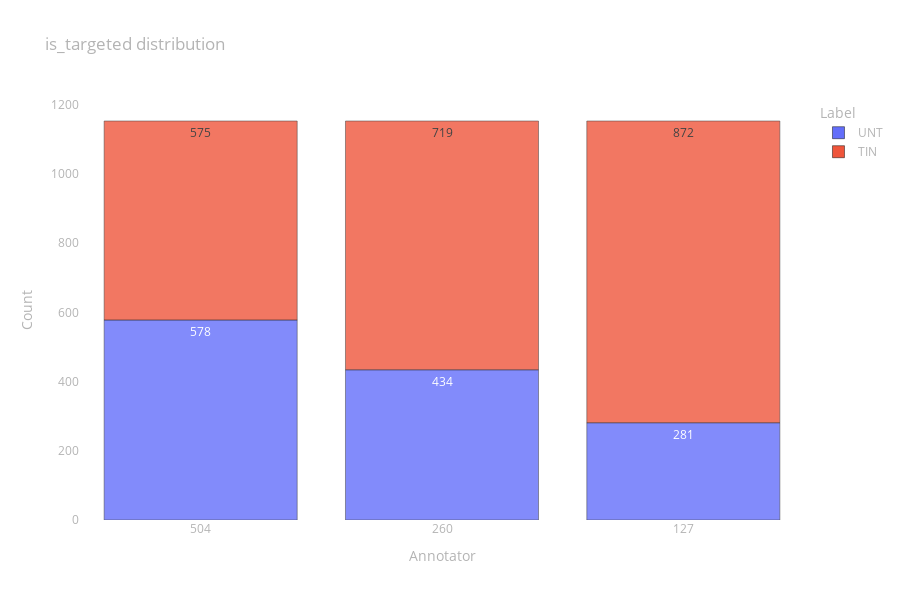

Notebook cell for this chart:
### Code cell
fig = px.bar(
    data_frame=prepare_data_to_px(is_targeted),
    x="Annotator", y="Count", color="Label", opacity=0.8,
    height=600, text="Count", title="is_targeted distribution")

fig.update_layout(layout)

fig.show()

### Figure 1 — Plotly figure (JSON) as saved in the notebook; plotly's stock layout.template omitted (floating-point values rounded to 4 significant figures)
{"data": [{"alignmentgroup": "True", "hovertemplate": "Label=UNT<br>Annotator=%{x}<br>Count=%{text}<extra></extra>", "legendgroup": "UNT", "marker": {"color": "#636efa", "opacity": 0.8, "pattern": {"shape": ""}}, "name": "UNT", "offsetgroup": "UNT", "orientation": "v", "showlegend": true, "text": [578, 434, 281], "textposition": "auto", "type": "bar", "x": [504, 260, 127], "xaxis": "x", "y": [578, 434, 281], "yaxis": "y"}, {"alignmentgroup": "True", "hovertemplate": "Label=TIN<br>Annotator=%{x}<br>Count=%{text}<extra></extra>", "legendgroup": "TIN", "marker": {"color": "#EF553B", "opacity": 0.8, "pattern": {"shape": ""}}, "name": "TIN", "offsetgroup": "TIN", "orientation": "v", "showlegend": true, "text": [575, 719, 872], "textposition": "auto", "type": "bar", "x": [504, 260, 127], "xaxis": "x", "y": [575, 719, 872], "yaxis": "y"}], "layout": {"barmode": "relative", "font": {"color": "rgb(180,180,180)"}, "height": 600, "legend": {"title": {"text": "Label"}, "tracegroupgap": 0}, "paper_bgcolor": "rgba(0,0,0,0)", "plot_bgcolor": "rgba(0,0,0,0)", "title": {"text": "is_targeted distribution"}, "xaxis": {"anchor": "y", "domain": [0, 1], "showgrid": false, "title": {"text": "Annotator"}, "type": "category", "zeroline": false}, "yaxis": {"anchor": "x", "domain": [0, 1], "showgrid": false, "title": {"text": "Count"}, "zeroline": false}}}
